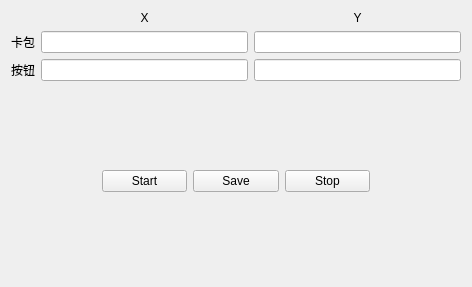
<?xml version="1.0" encoding="UTF-8"?>
<ui version="4.0">
 <class>Tujen</class>
 <widget class="QWidget" name="Tujen">
  <property name="geometry">
   <rect>
    <x>0</x>
    <y>0</y>
    <width>472</width>
    <height>287</height>
   </rect>
  </property>
  <property name="windowTitle">
   <string>Tujen</string>
  </property>
  <layout class="QGridLayout" name="gridLayout_2">
   <item row="0" column="0">
    <layout class="QGridLayout" name="gridLayout">
     <item row="1" column="0">
      <widget class="QLabel" name="label">
       <property name="text">
        <string>卡包</string>
       </property>
      </widget>
     </item>
     <item row="0" column="1">
      <widget class="QLabel" name="label_3">
       <property name="maximumSize">
        <size>
         <width>10000</width>
         <height>20</height>
        </size>
       </property>
       <property name="text">
        <string>X</string>
       </property>
       <property name="alignment">
        <set>Qt::AlignCenter</set>
       </property>
      </widget>
     </item>
     <item row="2" column="0">
      <widget class="QLabel" name="label_2">
       <property name="text">
        <string>按钮</string>
       </property>
      </widget>
     </item>
     <item row="1" column="3">
      <widget class="QLineEdit" name="lineEdit_A_y"/>
     </item>
     <item row="1" column="1">
      <widget class="QLineEdit" name="lineEdit_A_x"/>
     </item>
     <item row="2" column="3">
      <widget class="QLineEdit" name="lineEdit_B_y"/>
     </item>
     <item row="2" column="1">
      <widget class="QLineEdit" name="lineEdit_B_x"/>
     </item>
     <item row="0" column="3">
      <widget class="QLabel" name="label_4">
       <property name="text">
        <string>Y</string>
       </property>
       <property name="alignment">
        <set>Qt::AlignCenter</set>
       </property>
      </widget>
     </item>
    </layout>
   </item>
   <item row="3" column="0">
    <widget class="QLabel" name="label_7">
     <property name="text">
      <string/>
     </property>
    </widget>
   </item>
   <item row="1" column="0">
    <widget class="QLabel" name="label_6">
     <property name="text">
      <string/>
     </property>
    </widget>
   </item>
   <item row="2" column="0">
    <layout class="QHBoxLayout" name="horizontalLayout">
     <item>
      <widget class="QLabel" name="label_8">
       <property name="text">
        <string/>
       </property>
      </widget>
     </item>
     <item>
      <widget class="QPushButton" name="pushButton_start">
       <property name="text">
        <string>Start</string>
       </property>
      </widget>
     </item>
     <item>
      <widget class="QPushButton" name="pushButton_save">
       <property name="text">
        <string>Save</string>
       </property>
      </widget>
     </item>
     <item>
      <widget class="QPushButton" name="pushButton_stop">
       <property name="text">
        <string>Stop</string>
       </property>
      </widget>
     </item>
     <item>
      <widget class="QLabel" name="label_9">
       <property name="text">
        <string/>
       </property>
      </widget>
     </item>
    </layout>
   </item>
  </layout>
 </widget>
 <resources/>
 <connections/>
</ui>
